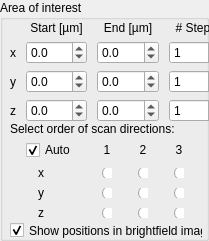
                    <widget class="QGroupBox" name="acquisitionAOI">
                     <property name="geometry">
                      <rect>
                       <x>8</x>
                       <y>28</y>
                       <width>209</width>
                       <height>241</height>
                      </rect>
                     </property>
                     <property name="title">
                      <string>Area of interest</string>
                     </property>
                     <widget class="QWidget" name="layoutWidget3">
                      <property name="geometry">
                       <rect>
                        <x>10</x>
                        <y>20</y>
                        <width>213</width>
                        <height>102</height>
                       </rect>
                      </property>
                      <layout class="QGridLayout" name="gridLayout" rowstretch="0,1,1,1">
                       <property name="horizontalSpacing">
                        <number>10</number>
                       </property>
                       <item row="0" column="1">
                        <widget class="QLabel" name="startLabel">
                         <property name="text">
                          <string>Start [µm]</string>
                         </property>
                         <property name="alignment">
                          <set>Qt::AlignmentFlag::AlignCenter</set>
                         </property>
                        </widget>
                       </item>
                       <item row="0" column="2">
                        <widget class="QLabel" name="endLabel">
                         <property name="text">
                          <string>End [µm]</string>
                         </property>
                         <property name="alignment">
                          <set>Qt::AlignmentFlag::AlignCenter</set>
                         </property>
                        </widget>
                       </item>
                       <item row="0" column="3">
                        <widget class="QLabel" name="stepsLabel">
                         <property name="text">
                          <string># Steps</string>
                         </property>
                         <property name="alignment">
                          <set>Qt::AlignmentFlag::AlignCenter</set>
                         </property>
                        </widget>
                       </item>
                       <item row="1" column="0">
                        <widget class="QLabel" name="xLabel">
                         <property name="text">
                          <string>x</string>
                         </property>
                         <property name="alignment">
                          <set>Qt::AlignmentFlag::AlignCenter</set>
                         </property>
                        </widget>
                       </item>
                       <item row="1" column="1">
                        <widget class="QDoubleSpinBox" name="startX">
                         <property name="locale">
                          <locale language="English" country="UnitedStates"/>
                         </property>
                         <property name="decimals">
                          <number>1</number>
                         </property>
                         <property name="minimum">
                          <double>-1000.000000000000000</double>
                         </property>
                         <property name="maximum">
                          <double>1000.000000000000000</double>
                         </property>
                         <property name="singleStep">
                          <double>1.000000000000000</double>
                         </property>
                        </widget>
                       </item>
                       <item row="1" column="2">
                        <widget class="QDoubleSpinBox" name="endX">
                         <property name="locale">
                          <locale language="English" country="UnitedStates"/>
                         </property>
                         <property name="decimals">
                          <number>1</number>
                         </property>
                         <property name="minimum">
                          <double>-1000.000000000000000</double>
                         </property>
                         <property name="maximum">
                          <double>1000.000000000000000</double>
                         </property>
                         <property name="singleStep">
                          <double>1.000000000000000</double>
                         </property>
                        </widget>
                       </item>
                       <item row="1" column="3">
                        <widget class="QSpinBox" name="stepsX">
                         <property name="minimum">
                          <number>1</number>
                         </property>
                         <property name="maximum">
                          <number>1000</number>
                         </property>
                        </widget>
                       </item>
                       <item row="2" column="0">
                        <widget class="QLabel" name="yLabel">
                         <property name="text">
                          <string>y</string>
                         </property>
                         <property name="alignment">
                          <set>Qt::AlignmentFlag::AlignCenter</set>
                         </property>
                        </widget>
                       </item>
                       <item row="2" column="1">
                        <widget class="QDoubleSpinBox" name="startY">
                         <property name="locale">
                          <locale language="English" country="UnitedStates"/>
                         </property>
                         <property name="decimals">
                          <number>1</number>
                         </property>
                         <property name="minimum">
                          <double>-1000.000000000000000</double>
                         </property>
                         <property name="maximum">
                          <double>1000.000000000000000</double>
                         </property>
                         <property name="singleStep">
                          <double>1.000000000000000</double>
                         </property>
                        </widget>
                       </item>
                       <item row="2" column="2">
                        <widget class="QDoubleSpinBox" name="endY">
                         <property name="locale">
                          <locale language="English" country="UnitedStates"/>
                         </property>
                         <property name="decimals">
                          <number>1</number>
                         </property>
                         <property name="minimum">
                          <double>-1000.000000000000000</double>
                         </property>
                         <property name="maximum">
                          <double>1000.000000000000000</double>
                         </property>
                         <property name="singleStep">
                          <double>1.000000000000000</double>
                         </property>
                        </widget>
                       </item>
                       <item row="2" column="3">
                        <widget class="QSpinBox" name="stepsY">
                         <property name="minimum">
                          <number>1</number>
                         </property>
                         <property name="maximum">
                          <number>1000</number>
                         </property>
                        </widget>
                       </item>
                       <item row="3" column="0">
                        <widget class="QLabel" name="zLabel">
                         <property name="text">
                          <string>z</string>
                         </property>
                         <property name="alignment">
                          <set>Qt::AlignmentFlag::AlignCenter</set>
                         </property>
                        </widget>
                       </item>
                       <item row="3" column="1">
                        <widget class="QDoubleSpinBox" name="startZ">
                         <property name="locale">
                          <locale language="English" country="UnitedStates"/>
                         </property>
                         <property name="decimals">
                          <number>1</number>
                         </property>
                         <property name="minimum">
                          <double>-1000.000000000000000</double>
                         </property>
                         <property name="maximum">
                          <double>1000.000000000000000</double>
                         </property>
                         <property name="singleStep">
                          <double>1.000000000000000</double>
                         </property>
                        </widget>
                       </item>
                       <item row="3" column="2">
                        <widget class="QDoubleSpinBox" name="endZ">
                         <property name="locale">
                          <locale language="English" country="UnitedStates"/>
                         </property>
                         <property name="decimals">
                          <number>1</number>
                         </property>
                         <property name="minimum">
                          <double>-1000.000000000000000</double>
                         </property>
                         <property name="maximum">
                          <double>1000.000000000000000</double>
                         </property>
                         <property name="singleStep">
                          <double>1.000000000000000</double>
                         </property>
                        </widget>
                       </item>
                       <item row="3" column="3">
                        <widget class="QSpinBox" name="stepsZ">
                         <property name="minimum">
                          <number>1</number>
                         </property>
                         <property name="maximum">
                          <number>1000</number>
                         </property>
                        </widget>
                       </item>
                      </layout>
                     </widget>
                     <widget class="QWidget" name="layoutWidget3_2">
                      <property name="geometry">
                       <rect>
                        <x>10</x>
                        <y>140</y>
                        <width>193</width>
                        <height>81</height>
                       </rect>
                      </property>
                      <layout class="QGridLayout" name="gridLayout_4" rowstretch="0,0,0,0">
                       <property name="horizontalSpacing">
                        <number>10</number>
                       </property>
                       <item row="1" column="3">
                        <widget class="QRadioButton" name="scanDirX2">
                         <property name="maximumSize">
                          <size>
                           <width>10</width>
                           <height>10</height>
                          </size>
                         </property>
                         <property name="text">
                          <string/>
                         </property>
                         <attribute name="buttonGroup">
                          <string notr="true">buttonGroup</string>
                         </attribute>
                        </widget>
                       </item>
                       <item row="3" column="3">
                        <widget class="QRadioButton" name="scanDirZ2">
                         <property name="maximumSize">
                          <size>
                           <width>10</width>
                           <height>10</height>
                          </size>
                         </property>
                         <property name="text">
                          <string/>
                         </property>
                         <attribute name="buttonGroup">
                          <string notr="true">buttonGroup_3</string>
                         </attribute>
                        </widget>
                       </item>
                       <item row="2" column="2">
                        <widget class="QRadioButton" name="scanDirY1">
                         <property name="maximumSize">
                          <size>
                           <width>10</width>
                           <height>10</height>
                          </size>
                         </property>
                         <property name="text">
                          <string/>
                         </property>
                         <attribute name="buttonGroup">
                          <string notr="true">buttonGroup_2</string>
                         </attribute>
                        </widget>
                       </item>
                       <item row="2" column="1">
                        <widget class="QRadioButton" name="scanDirY0">
                         <property name="maximumSize">
                          <size>
                           <width>10</width>
                           <height>10</height>
                          </size>
                         </property>
                         <property name="text">
                          <string/>
                         </property>
                         <attribute name="buttonGroup">
                          <string notr="true">buttonGroup_2</string>
                         </attribute>
                        </widget>
                       </item>
                       <item row="3" column="2">
                        <widget class="QRadioButton" name="scanDirZ1">
                         <property name="maximumSize">
                          <size>
                           <width>10</width>
                           <height>10</height>
                          </size>
                         </property>
                         <property name="text">
                          <string/>
                         </property>
                         <attribute name="buttonGroup">
                          <string notr="true">buttonGroup_3</string>
                         </attribute>
                        </widget>
                       </item>
                       <item row="1" column="1">
                        <widget class="QRadioButton" name="scanDirX0">
                         <property name="maximumSize">
                          <size>
                           <width>10</width>
                           <height>10</height>
                          </size>
                         </property>
                         <property name="text">
                          <string/>
                         </property>
                         <attribute name="buttonGroup">
                          <string notr="true">buttonGroup</string>
                         </attribute>
                        </widget>
                       </item>
                       <item row="1" column="2">
                        <widget class="QRadioButton" name="scanDirX1">
                         <property name="maximumSize">
                          <size>
                           <width>10</width>
                           <height>10</height>
                          </size>
                         </property>
                         <property name="text">
                          <string/>
                         </property>
                         <attribute name="buttonGroup">
                          <string notr="true">buttonGroup</string>
                         </attribute>
                        </widget>
                       </item>
                       <item row="3" column="1">
                        <widget class="QRadioButton" name="scanDirZ0">
                         <property name="maximumSize">
                          <size>
                           <width>10</width>
                           <height>10</height>
                          </size>
                         </property>
                         <property name="text">
                          <string/>
                         </property>
                         <attribute name="buttonGroup">
                          <string notr="true">buttonGroup_3</string>
                         </attribute>
                        </widget>
                       </item>
                       <item row="1" column="0">
                        <widget class="QLabel" name="scanDirX_Label">
                         <property name="minimumSize">
                          <size>
                           <width>30</width>
                           <height>10</height>
                          </size>
                         </property>
                         <property name="maximumSize">
                          <size>
                           <width>10</width>
                           <height>16777215</height>
                          </size>
                         </property>
                         <property name="text">
                          <string>x</string>
                         </property>
                         <property name="alignment">
                          <set>Qt::AlignmentFlag::AlignCenter</set>
                         </property>
                        </widget>
                       </item>
                       <item row="2" column="3">
                        <widget class="QRadioButton" name="scanDirY2">
                         <property name="maximumSize">
                          <size>
                           <width>10</width>
                           <height>10</height>
                          </size>
                         </property>
                         <property name="text">
                          <string/>
                         </property>
                         <attribute name="buttonGroup">
                          <string notr="true">buttonGroup_2</string>
                         </attribute>
                        </widget>
                       </item>
                       <item row="2" column="0">
                        <widget class="QLabel" name="scanDirY_Label">
                         <property name="minimumSize">
                          <size>
                           <width>30</width>
                           <height>10</height>
                          </size>
                         </property>
                         <property name="maximumSize">
                          <size>
                           <width>10</width>
                           <height>16777215</height>
                          </size>
                         </property>
                         <property name="text">
                          <string>y</string>
                         </property>
                         <property name="alignment">
                          <set>Qt::AlignmentFlag::AlignCenter</set>
                         </property>
                        </widget>
                       </item>
                       <item row="0" column="1">
                        <widget class="QLabel" name="scanDir0_Label">
                         <property name="minimumSize">
                          <size>
                           <width>0</width>
                           <height>0</height>
                          </size>
                         </property>
                         <property name="text">
                          <string>1</string>
                         </property>
                         <property name="alignment">
                          <set>Qt::AlignmentFlag::AlignCenter</set>
                         </property>
                        </widget>
                       </item>
                       <item row="0" column="3">
                        <widget class="QLabel" name="scanDir2_Label">
                         <property name="minimumSize">
                          <size>
                           <width>0</width>
                           <height>0</height>
                          </size>
                         </property>
                         <property name="text">
                          <string>3</string>
                         </property>
                         <property name="alignment">
                          <set>Qt::AlignmentFlag::AlignCenter</set>
                         </property>
                        </widget>
                       </item>
                       <item row="0" column="2">
                        <widget class="QLabel" name="scanDir1_Label">
                         <property name="minimumSize">
                          <size>
                           <width>0</width>
                           <height>0</height>
                          </size>
                         </property>
                         <property name="text">
                          <string>2</string>
                         </property>
                         <property name="alignment">
                          <set>Qt::AlignmentFlag::AlignCenter</set>
                         </property>
                        </widget>
                       </item>
                       <item row="3" column="0">
                        <widget class="QLabel" name="scanDirZ_Label">
                         <property name="minimumSize">
                          <size>
                           <width>30</width>
                           <height>10</height>
                          </size>
                         </property>
                         <property name="maximumSize">
                          <size>
                           <width>10</width>
                           <height>16777215</height>
                          </size>
                         </property>
                         <property name="text">
                          <string>z</string>
                         </property>
                         <property name="alignment">
                          <set>Qt::AlignmentFlag::AlignCenter</set>
                         </property>
                        </widget>
                       </item>
                       <item row="0" column="0">
                        <widget class="QCheckBox" name="scanDirAutoCheckbox">
                         <property name="text">
                          <string>Auto</string>
                         </property>
                         <property name="checked">
                          <bool>true</bool>
                         </property>
                        </widget>
                       </item>
                      </layout>
                     </widget>
                     <widget class="QLabel" name="ROITopLabel_2">
                      <property name="geometry">
                       <rect>
                        <x>10</x>
                        <y>120</y>
                        <width>193</width>
                        <height>18</height>
                       </rect>
                      </property>
                      <property name="text">
                       <string>Select order of scan directions:</string>
                      </property>
                     </widget>
                     <widget class="QCheckBox" name="showOverlay">
                      <property name="geometry">
                       <rect>
                        <x>10</x>
                        <y>220</y>
                        <width>193</width>
                        <height>21</height>
                       </rect>
                      </property>
                      <property name="text">
                       <string>Show positions in brightfield image</string>
                      </property>
                      <property name="checked">
                       <bool>true</bool>
                      </property>
                     </widget>
                    </widget>
